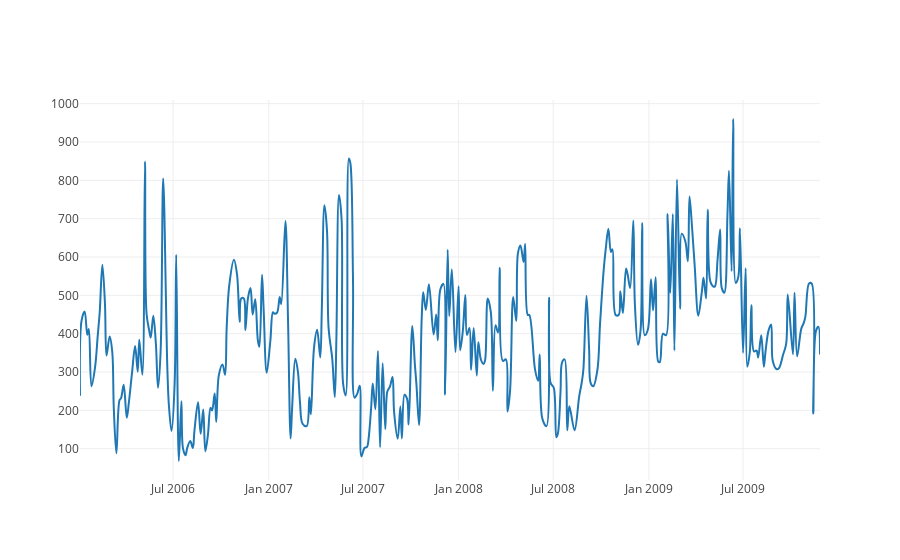

Notebook code for this chart:
### Code cell
import plotly as py
import plotly.graph_objs as go
import pandas as pd
from datetime import datetime
py.offline.init_notebook_mode(connected = True)
#d = dataMaya.interpolate()
#layout = go.layout(
    #title = 'TIME SERIES GRAPH',
    #yaxis = dict(
    #   title = 'SPM'
    #),
    #xaxis = dict(
    #    title='TIME'
    #)
#)

trace = go.Scatter(
    y = d1.SPM,
    x = d1.index,
    mode = 'lines',
    name = 'Dataset',
    line = dict(
        shape = 'spline'
    )
)

data = go.Figure(data = [trace])

py.offline.iplot(data)

### Figure 1 — Plotly figure (JSON) as saved in the notebook; plotly's stock layout.template omitted (floating-point values rounded to 4 significant figures; data arrays with more than 128 entries replaced by an {"elided": "..."} marker saying what was removed)
{"data": [{"line": {"shape": "spline"}, "mode": "lines", "name": "Dataset", "type": "scatter", "uid": "cf69eca7-16ca-44df-9528-4a3b4ddbab71", "x": {"elided": "297 str values"}, "y": {"elided": "297 int values"}}], "layout": {}}
